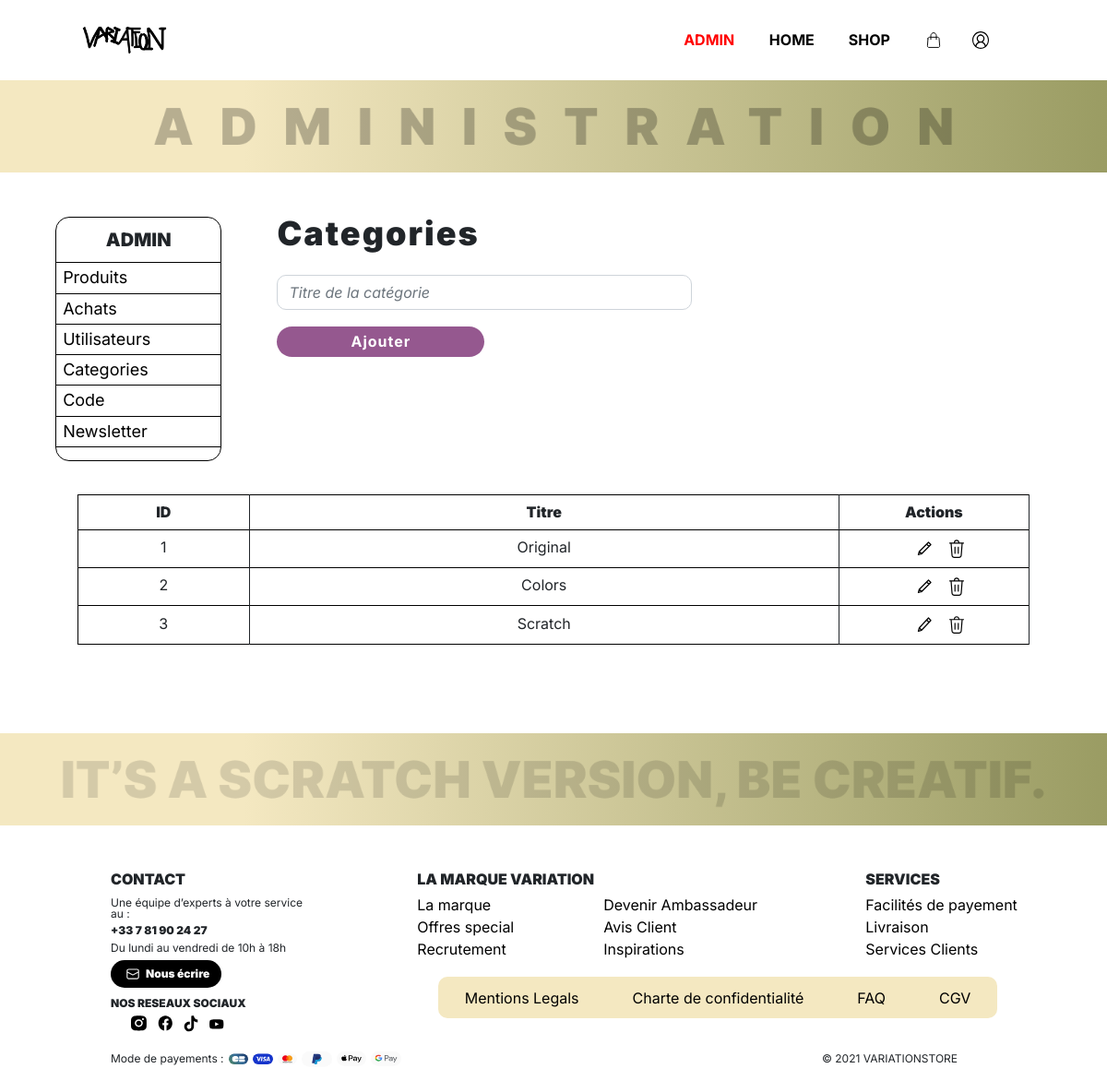
Page /index.php?p=admin.categories.index (signed in) on the committed database.
### tables this page shows
CREATE TABLE `categories` (
  `id` int(11) NOT NULL,
  `titre` varchar(255) DEFAULT NULL
);

### core/Controller/Controller.php (called while the page is built, shortened)
<?php
class Controller{
    protected $viewPath;
    protected function render($view, $variables = []){
        extract($variables);
        require($this->viewPath . str_replace('.', '/', $view) . '.php');
    }
}

### app/Controller/Admin/CategoriesController.php (called while the page is built, shortened)
<?php
class CategoriesController extends AppController{
    public function index(){
        $form = new BootstrapForm();
        $items = $this->Category->all();
        $this->render('admin.categories.index', compact('items','form'));
    }
}

### public/index.php (called while the page is built, shortened)
<?php
if(isset($_GET['p'])){
    $page = $_GET['p'];
}else{
    $page = 'acceuil.index';
}
$page = explode('.', $page);
if($page[0] == 'admin'){
    $action = $page[2];
} else{
    $controller = '\App\Controller\\' . ucfirst($page[0]) . 'Controller';
    $action = $page[1];
}
$controller = new $controller();
$controller->$action();

### core/Autoloader.php (called while the page is built, shortened)
<?php
class Autoloader{
    static function autoload($class){
        if (strpos($class, __NAMESPACE__ . '\\') === 0){
            $class = str_replace(__NAMESPACE__ . '\\', '', $class);
            $class = str_replace('\\', '/', $class);
        }
    }
}

### core/Table/Table.php (called while the page is built, shortened)
<?php
class Table
{
    protected $table;
    protected $db;
    public function __construct(Database $db)
    {
        $this->db = $db;
    }
    public function all(){
        return $this->query('SELECT * FROM ' . $this->table);
    }
    public function query($statement, $attributes = null, $one = false){
        if($attributes){
            return $this->db->prepare(
                $statement,
                $attributes,
                str_replace('Table', 'Entity', get_class($this)),
                $one
            );
        } else {
            return $this->db->query(
                $statement,
                str_replace('Table', 'Entity', get_class($this)),
                $one
            );
        }
    }
}

### core/Database/MysqlDatabase.php (called while the page is built, shortened)
<?php
class MysqlDatabase extends Database{
    private $db_name;
    private $db_user;
    private $db_pass;
    private $db_host;
    private $pdo;
    public function __construct($db_name, $db_user = 'root', $db_pass = 'root', $db_host = 'localhost'){
        $this->db_name = $db_name;
        $this->db_user = $db_user;
        $this->db_pass = $db_pass;
        $this->db_host = $db_host;
    }
    private function getPDO(){
        if($this->pdo === null){
            $pdo = new PDO('mysql:dbname=' . $this->db_name . ';host=' . $this->db_host, $this->db_user, $this->db_pass);
            $pdo->setAttribute(PDO::ATTR_ERRMODE, PDO::ERRMODE_EXCEPTION);
            $this->pdo = $pdo;
        }
        return $this->pdo;
    }
    public function query($statement, $class_name = null, $one = false){
        $req = $this->getPDO()->query($statement);
        if($class_name === null){
            $req->setFetchMode(PDO::FETCH_OBJ);
        } else {
            $req->setFetchMode(PDO::FETCH_CLASS, $class_name);
        }
        if($one) {
            $datas = $req->fetch();
        } else {
            $datas = $req->fetchAll();
        }
        return $datas;
    }
}

### app/Autoloader.php (called while the page is built, shortened)
<?php
class Autoloader{
    static function autoload($class){
        if (strpos($class, __NAMESPACE__ . '\\') === 0){
            $class = str_replace(__NAMESPACE__ . '\\', '', $class);
            $class = str_replace('\\', '/', $class);
        }
    }
}

### app/Views/admin/categories/index.php (the view, shortened to what this page needs)
<section>
        <div class='bandeauAdmin'>
        </div>
</section>
<section class='topAdmin'>
    <div class='adminNav'>
        <h2><strong>ADMIN</strong></h2>
        <ul>
            <li class='adminLi'><a href="?p=admin.produits.index">Produits</a></li>
            <li class='adminLi'><a href="?p=commande.adminIndex">Achats</a></li>
            <li class='adminLi'><a href="?p=admin.users.index">Utilisateurs</a></li>
            <li class='adminLi'><a href="?p=admin.categories.index">Categories</a></li>
            <li class='adminLi'><a href="?p=admin.code.index">Code</a></li>
            <li class='adminLi'><a href="http://127.0.0.1:5000/">Newsletter</a></li>
            <li><a href=""></a></li>
        </ul>
    </div>
    <div class='formAdmin'>
    <h1><strong>Categories</strong></h1>
    <form class='formCat' method="post" action='
    <?php
    if(isset($_GET['id']) && !empty($_GET['id'])){
        echo ' ?p=admin.categories.edit&id='.$_GET['id'].'';
    }else {
        echo '?p=admin.categories.add';
    }?>'>
        <div>
            <?= $form->input('titre', 'Titre de la catégorie'); ?>
            <button class="btn btn-primary">
                <?php
    if(isset($_GET['id']) && !empty($_GET['id'])){
        echo ' Modifier';
    }else {
        echo 'Ajouter';
    }?></button>
        </div>
        </form>
    </div>
</section>
<table>
    <thead>
    <tr>
        <td><strong>ID</strong></td>
        <td><strong>Titre</strong></td>
        <td><strong>Actions</strong></td>
    </tr>
    </thead>
    <tbody>
        <?php foreach($items as $category): ?>
        <tr>
            <td><?= $category->id; ?></td>
            <td><?= $category->titre; ?></td>
            <td width = '20%'>
                <a class="btn-edit" href="?p=admin.categories.edit&id=<?= $category->id; ?>"><img  src="asset/icon/edit.svg" alt=""></a>
                <a class="btn-edit" href="?p=admin.categories.delete&id=<?= $category->id; ?>"><img  src="asset/icon/delete.svg" alt=""></a>
            </td>
        </tr>
        <?php endforeach; ?>
    </tbody>
</table>
<section>
        <div class='bandeau'>
        </div>
</section>

### public/css/main.css (style rules this page uses)
html, body, div, span, applet, object, iframe, h1, h2, h3, h4, h5, h6, p, blockquote, pre, a, abbr, acronym, address, big, cite, code, del, dfn, em, img, ins, kbd, q, s, samp, small, strike, strong, sub, sup, tt, var, b, u, i, center, dl, dt, dd, ol, ul, li, fieldset, form, label, legend, table, caption, tbody, tfoot, thead, tr, th, td, article, aside, canvas, details, embed, figure, figcaption, footer, header, hgroup, menu, nav, output, ruby, section, summary, time, mark, audio, video { margin: 0; padding: 0; border: 0; font-size: 100%; font: inherit; vertical-align: baseline; box-sizing: border-box; }
article, aside, details, figcaption, figure, footer, header, hgroup, menu, nav, section { display: block; }
body { line-height: 1; }
ol, ul { list-style: none; }
table { border-collapse: collapse; border-spacing: 0; }
img, video { width: 100%; vertical-align: middle; }
.btn-primary { width: 40%; background-color: #95588f; border: none; padding: 2%; border-radius: 20px; color: white; letter-spacing: 1px; font-weight: bold; }
a { color: black; text-decoration: none; }
body { font-family: "Inter"; font-size: 16px; }
strong { font-weight: 900; }
h1 { font-size: 32px; margin-bottom: 3%; letter-spacing: 2px; }
table { border: solid 1px black; margin-top: 3%; border-radius: 15px; margin-left: 7%; margin-right: 7%; width: 86%; display: table; margin-bottom: 8%; }
table tr { padding: 4%; }
table tr td { padding-top: 1%; padding-bottom: 1%; border-right: solid 1px; text-align: center; border-top: solid 1px black; }
table .btn-edit { margin-left: 7%; }
table .btn-edit img { width: 8%; }
.bandeauAdmin { height: 100px; width: 100%; background-image: url("../asset/img/administration.png"), linear-gradient(90deg, rgb(244, 232, 193) 22%, rgb(154, 156, 99) 100%); background-size: contain; background-repeat: no-repeat; background-position: center; }
.topAdmin { display: flex; flex-direction: row; margin-top: 4%; }
.topAdmin .adminNav { margin-left: 5%; display: flex; flex-direction: column; border: solid 1px black; border-radius: 15px; width: 20%; text-align: center; height: -webkit-fit-content; height: -moz-fit-content; height: fit-content; position: -webkit-sticky; position: sticky; top: 10%; }
.topAdmin .adminNav h2 { font-size: 20px; padding: 8% 8%; }
.topAdmin .adminNav ul li { font-size: 18px; border-top: solid 1px black; text-align: start; padding: 4% 4%; }
.topAdmin .adminNav ul li a { width: 20%; color: black; }
.topAdmin .formAdmin { margin-left: 5%; width: 100%; }
.topAdmin .formAdmin h1 { font-size: 36px; }
.topAdmin .formAdmin form { display: flex; flex-direction: row; gap: 10%; }
.topAdmin .formAdmin form button { padding: 1%; width: 10%; }
.topAdmin .formAdmin div { width: 50%; }
.topAdmin .formAdmin div button { width: 50%; }
.bandeau { height: 100px; width: 100%; background-image: url("../asset/img/bandeau.png"), linear-gradient(90deg, rgb(244, 232, 193) 22%, rgb(154, 156, 99) 100%); background-size: contain; background-repeat: no-repeat; background-position: center; }

### rows in the picture
categories: id "1", titre "Original"
categories: id "2", titre "Colors"
categories: id "3", titre "Scratch"
